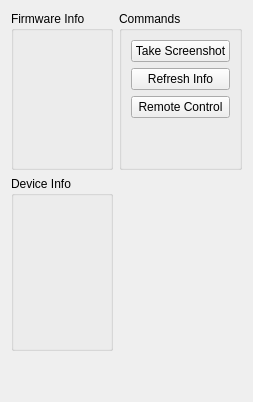
      <widget class="QWidget" name="tabDiagnostics">
       <attribute name="title">
        <string>Diagnostics</string>
       </attribute>
       <layout class="QGridLayout" name="gridLayout_5" rowstretch="0,0,1" columnstretch="1,0">
        <item row="0" column="0">
         <widget class="QGroupBox" name="firmwareGroupBox">
          <property name="enabled">
           <bool>true</bool>
          </property>
          <property name="title">
           <string>Firmware Info</string>
          </property>
          <layout class="QVBoxLayout" name="verticalLayout_2">
           <item>
            <widget class="QLabel" name="nameLabel">
             <property name="text">
              <string notr="true">&lt;Device Name&gt;</string>
             </property>
            </widget>
           </item>
           <item>
            <widget class="QLabel" name="versionLabel">
             <property name="text">
              <string notr="true">&lt;Version&gt;</string>
             </property>
            </widget>
           </item>
           <item>
            <widget class="QLabel" name="buildDateLabel">
             <property name="text">
              <string notr="true">&lt;Build Date&gt;</string>
             </property>
            </widget>
           </item>
           <item>
            <widget class="QLabel" name="buildDescribeLabel">
             <property name="text">
              <string notr="true">&lt;Build Describe&gt;</string>
             </property>
            </widget>
           </item>
           <item>
            <widget class="QLabel" name="checksumLabel">
             <property name="text">
              <string>&lt;Checksum&gt;</string>
             </property>
            </widget>
           </item>
           <item>
            <spacer name="verticalSpacer_2">
             <property name="orientation">
              <enum>Qt::Vertical</enum>
             </property>
             <property name="sizeHint" stdset="0">
              <size>
               <width>20</width>
               <height>0</height>
              </size>
             </property>
            </spacer>
           </item>
          </layout>
         </widget>
        </item>
        <item row="1" column="0">
         <widget class="QGroupBox" name="deviceGroupBox">
          <property name="title">
           <string>Device Info</string>
          </property>
          <layout class="QVBoxLayout" name="verticalLayout_3">
           <item>
            <widget class="QLabel" name="halVersionLabel">
             <property name="text">
              <string notr="true">&lt;HAL Version&gt;</string>
             </property>
            </widget>
           </item>
           <item>
            <widget class="QLabel" name="mcuDevIdLabel">
             <property name="text">
              <string notr="true">&lt;MCU Device ID&gt;</string>
             </property>
            </widget>
           </item>
           <item>
            <widget class="QLabel" name="mcuRevIdLabel">
             <property name="text">
              <string notr="true">&lt;MCU Revision ID&gt;</string>
             </property>
            </widget>
           </item>
           <item>
            <widget class="QLabel" name="mcuSysClockLabel">
             <property name="text">
              <string notr="true">&lt;MCU SysClock&gt;</string>
             </property>
            </widget>
           </item>
           <item>
            <widget class="QLabel" name="uniqueIdLabel">
             <property name="text">
              <string notr="true">&lt;Unique ID&gt;</string>
             </property>
            </widget>
           </item>
           <item>
            <widget class="QLabel" name="mcuVddaLabel">
             <property name="text">
              <string notr="true">&lt;MCU Vdda&gt;</string>
             </property>
            </widget>
           </item>
           <item>
            <widget class="QLabel" name="mcuTempLabel">
             <property name="text">
              <string notr="true">&lt;MCU Temp&gt;</string>
             </property>
            </widget>
           </item>
          </layout>
         </widget>
        </item>
        <item row="0" column="1">
         <widget class="QGroupBox" name="commandGroupBox">
          <property name="title">
           <string>Commands</string>
          </property>
          <layout class="QVBoxLayout" name="verticalLayout_9">
           <item>
            <widget class="QPushButton" name="screenshotButton">
             <property name="text">
              <string>Take Screenshot</string>
             </property>
            </widget>
           </item>
           <item>
            <widget class="QPushButton" name="refreshSensorsPushButton">
             <property name="text">
              <string>Refresh Info</string>
             </property>
            </widget>
           </item>
           <item>
            <widget class="QPushButton" name="remotePushButton">
             <property name="text">
              <string>Remote Control</string>
             </property>
            </widget>
           </item>
           <item>
            <spacer name="verticalSpacer_3">
             <property name="orientation">
              <enum>Qt::Vertical</enum>
             </property>
             <property name="sizeHint" stdset="0">
              <size>
               <width>20</width>
               <height>40</height>
              </size>
             </property>
            </spacer>
           </item>
          </layout>
         </widget>
        </item>
        <item row="2" column="0">
         <spacer name="verticalSpacer_4">
          <property name="orientation">
           <enum>Qt::Vertical</enum>
          </property>
          <property name="sizeHint" stdset="0">
           <size>
            <width>20</width>
            <height>40</height>
           </size>
          </property>
         </spacer>
        </item>
       </layout>
      </widget>
